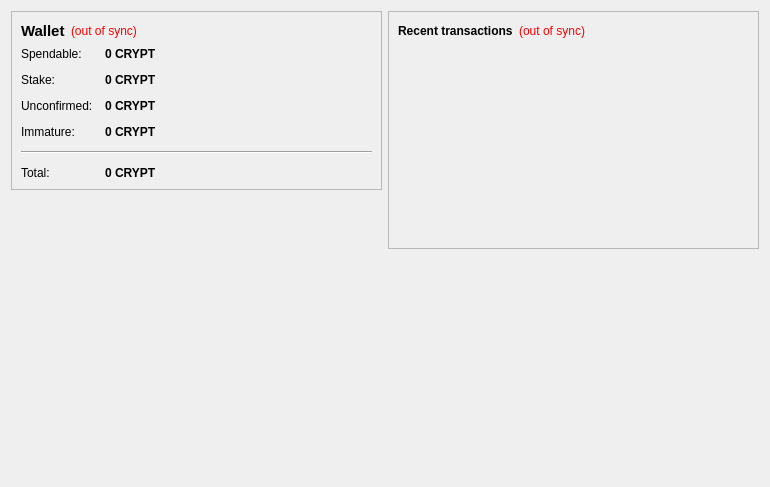
<?xml version="1.0" encoding="UTF-8"?>
<ui version="4.0">
 <class>OverviewPage</class>
 <widget class="QWidget" name="OverviewPage">
  <property name="geometry">
   <rect>
    <x>0</x>
    <y>0</y>
    <width>770</width>
    <height>487</height>
   </rect>
  </property>
  <property name="windowTitle">
   <string>Form</string>
  </property>
  <layout class="QHBoxLayout" name="horizontalLayout" stretch="1,1">
   <item>
    <layout class="QVBoxLayout" name="verticalLayout_2">
     <item>
      <widget class="QFrame" name="frame">
       <property name="frameShape">
        <enum>QFrame::StyledPanel</enum>
       </property>
       <property name="frameShadow">
        <enum>QFrame::Raised</enum>
       </property>
       <layout class="QVBoxLayout" name="verticalLayout_4">
        <item>
         <layout class="QHBoxLayout" name="horizontalLayout_4">
          <item>
           <widget class="QLabel" name="label_5">
            <property name="font">
             <font>
              <pointsize>11</pointsize>
              <weight>75</weight>
              <bold>true</bold>
             </font>
            </property>
            <property name="text">
             <string>Wallet</string>
            </property>
           </widget>
          </item>
          <item>
           <widget class="QLabel" name="labelWalletStatus">
            <property name="toolTip">
             <string>The displayed information may be out of date. Your wallet automatically synchronizes with the cryptcoin network after a connection is established, but this process has not completed yet.</string>
            </property>
            <property name="styleSheet">
             <string notr="true">QLabel { color: red; }</string>
            </property>
            <property name="text">
             <string notr="true">(out of sync)</string>
            </property>
            <property name="alignment">
             <set>Qt::AlignLeading|Qt::AlignLeft|Qt::AlignVCenter</set>
            </property>
           </widget>
          </item>
          <item>
           <spacer name="horizontalSpacer_2">
            <property name="orientation">
             <enum>Qt::Horizontal</enum>
            </property>
            <property name="sizeHint" stdset="0">
             <size>
              <width>40</width>
              <height>20</height>
             </size>
            </property>
           </spacer>
          </item>
         </layout>
        </item>
        <item>
         <layout class="QFormLayout" name="formLayout_2">
          <property name="fieldGrowthPolicy">
           <enum>QFormLayout::AllNonFixedFieldsGrow</enum>
          </property>
          <property name="horizontalSpacing">
           <number>12</number>
          </property>
          <property name="verticalSpacing">
           <number>12</number>
          </property>
          <item row="0" column="0">
           <widget class="QLabel" name="label">
            <property name="text">
             <string>Spendable:</string>
            </property>
           </widget>
          </item>
          <item row="0" column="1">
           <widget class="QLabel" name="labelBalance">
            <property name="font">
             <font>
              <weight>75</weight>
              <bold>true</bold>
             </font>
            </property>
            <property name="cursor">
             <cursorShape>IBeamCursor</cursorShape>
            </property>
            <property name="toolTip">
             <string>Your current spendable balance</string>
            </property>
            <property name="text">
             <string notr="true">0 CRYPT</string>
            </property>
            <property name="textInteractionFlags">
             <set>Qt::LinksAccessibleByMouse|Qt::TextSelectableByKeyboard|Qt::TextSelectableByMouse</set>
            </property>
           </widget>
          </item>
          <item row="1" column="0">
           <widget class="QLabel" name="label_6">
            <property name="text">
             <string>Stake:</string>
            </property>
           </widget>
          </item>
          <item row="1" column="1">
           <widget class="QLabel" name="labelStake">
            <property name="font">
             <font>
              <weight>75</weight>
              <bold>true</bold>
             </font>
            </property>
            <property name="cursor">
             <cursorShape>IBeamCursor</cursorShape>
            </property>
            <property name="toolTip">
             <string>Total of coins that was staked, and do not yet count toward the current balance</string>
            </property>
            <property name="text">
             <string notr="true">0 CRYPT</string>
            </property>
            <property name="textInteractionFlags">
             <set>Qt::LinksAccessibleByMouse|Qt::TextSelectableByKeyboard|Qt::TextSelectableByMouse</set>
            </property>
           </widget>
          </item>
          <item row="2" column="0">
           <widget class="QLabel" name="label_3">
            <property name="text">
             <string>Unconfirmed:</string>
            </property>
           </widget>
          </item>
          <item row="2" column="1">
           <widget class="QLabel" name="labelUnconfirmed">
            <property name="font">
             <font>
              <weight>75</weight>
              <bold>true</bold>
             </font>
            </property>
            <property name="cursor">
             <cursorShape>IBeamCursor</cursorShape>
            </property>
            <property name="toolTip">
             <string>Total of transactions that have yet to be confirmed, and do not yet count toward the current balance</string>
            </property>
            <property name="text">
             <string notr="true">0 CRYPT</string>
            </property>
            <property name="textInteractionFlags">
             <set>Qt::LinksAccessibleByMouse|Qt::TextSelectableByKeyboard|Qt::TextSelectableByMouse</set>
            </property>
           </widget>
          </item>
          <item row="3" column="0">
           <widget class="QLabel" name="labelImmatureText">
            <property name="text">
             <string>Immature:</string>
            </property>
           </widget>
          </item>
          <item row="3" column="1">
           <widget class="QLabel" name="labelImmature">
            <property name="font">
             <font>
              <weight>75</weight>
              <bold>true</bold>
             </font>
            </property>
            <property name="toolTip">
             <string>Mined balance that has not yet matured</string>
            </property>
            <property name="text">
             <string notr="true">0 CRYPT</string>
            </property>
            <property name="textInteractionFlags">
             <set>Qt::LinksAccessibleByMouse|Qt::TextSelectableByKeyboard|Qt::TextSelectableByMouse</set>
            </property>
           </widget>
          </item>
          <item row="4" column="0" colspan="2">
           <widget class="Line" name="line">
            <property name="orientation">
             <enum>Qt::Horizontal</enum>
            </property>
           </widget>
          </item>
          <item row="5" column="0">
           <widget class="QLabel" name="labelTotalText">
            <property name="text">
             <string>Total:</string>
            </property>
           </widget>
          </item>
          <item row="5" column="1">
           <widget class="QLabel" name="labelTotal">
            <property name="font">
             <font>
              <weight>75</weight>
              <bold>true</bold>
             </font>
            </property>
            <property name="cursor">
             <cursorShape>IBeamCursor</cursorShape>
            </property>
            <property name="toolTip">
             <string>Your current total balance</string>
            </property>
            <property name="text">
             <string notr="true">0 CRYPT</string>
            </property>
            <property name="textInteractionFlags">
             <set>Qt::LinksAccessibleByMouse|Qt::TextSelectableByKeyboard|Qt::TextSelectableByMouse</set>
            </property>
           </widget>
          </item>
         </layout>
        </item>
       </layout>
      </widget>
     </item>
     <item>
      <spacer name="verticalSpacer">
       <property name="orientation">
        <enum>Qt::Vertical</enum>
       </property>
       <property name="sizeHint" stdset="0">
        <size>
         <width>20</width>
         <height>40</height>
        </size>
       </property>
      </spacer>
     </item>
     <item>
      <widget class="QLabel" name="label_2">
       <property name="autoFillBackground">
        <bool>true</bool>
       </property>
       <property name="text">
        <string/>
       </property>
       <property name="pixmap">
        <pixmap>:/icons/drmbg</pixmap>
       </property>
       <property name="scaledContents">
        <bool>false</bool>
       </property>
       <property name="margin">
        <number>0</number>
       </property>
      </widget>
     </item>
    </layout>
   </item>
   <item>
    <layout class="QVBoxLayout" name="verticalLayout_3">
     <item>
      <widget class="QFrame" name="frame_2">
       <property name="frameShape">
        <enum>QFrame::StyledPanel</enum>
       </property>
       <property name="frameShadow">
        <enum>QFrame::Raised</enum>
       </property>
       <layout class="QVBoxLayout" name="verticalLayout">
        <item>
         <layout class="QHBoxLayout" name="horizontalLayout_2">
          <item>
           <widget class="QLabel" name="label_4">
            <property name="text">
             <string>&lt;b&gt;Recent transactions&lt;/b&gt;</string>
            </property>
           </widget>
          </item>
          <item>
           <widget class="QLabel" name="labelTransactionsStatus">
            <property name="toolTip">
             <string>The displayed information may be out of date. Your wallet automatically synchronizes with the cryptcoin network after a connection is established, but this process has not completed yet.</string>
            </property>
            <property name="styleSheet">
             <string notr="true">QLabel { color: red; }</string>
            </property>
            <property name="text">
             <string notr="true">(out of sync)</string>
            </property>
            <property name="alignment">
             <set>Qt::AlignRight|Qt::AlignTrailing|Qt::AlignVCenter</set>
            </property>
           </widget>
          </item>
          <item>
           <spacer name="horizontalSpacer">
            <property name="orientation">
             <enum>Qt::Horizontal</enum>
            </property>
            <property name="sizeHint" stdset="0">
             <size>
              <width>40</width>
              <height>20</height>
             </size>
            </property>
           </spacer>
          </item>
         </layout>
        </item>
        <item>
         <widget class="QListView" name="listTransactions">
          <property name="styleSheet">
           <string notr="true">QListView { background: transparent; }</string>
          </property>
          <property name="frameShape">
           <enum>QFrame::NoFrame</enum>
          </property>
          <property name="verticalScrollBarPolicy">
           <enum>Qt::ScrollBarAlwaysOff</enum>
          </property>
          <property name="horizontalScrollBarPolicy">
           <enum>Qt::ScrollBarAlwaysOff</enum>
          </property>
          <property name="selectionMode">
           <enum>QAbstractItemView::NoSelection</enum>
          </property>
         </widget>
        </item>
       </layout>
      </widget>
     </item>
     <item>
      <spacer name="verticalSpacer_2">
       <property name="orientation">
        <enum>Qt::Vertical</enum>
       </property>
       <property name="sizeHint" stdset="0">
        <size>
         <width>20</width>
         <height>40</height>
        </size>
       </property>
      </spacer>
     </item>
    </layout>
   </item>
  </layout>
 </widget>
 <resources/>
 <connections/>
</ui>
